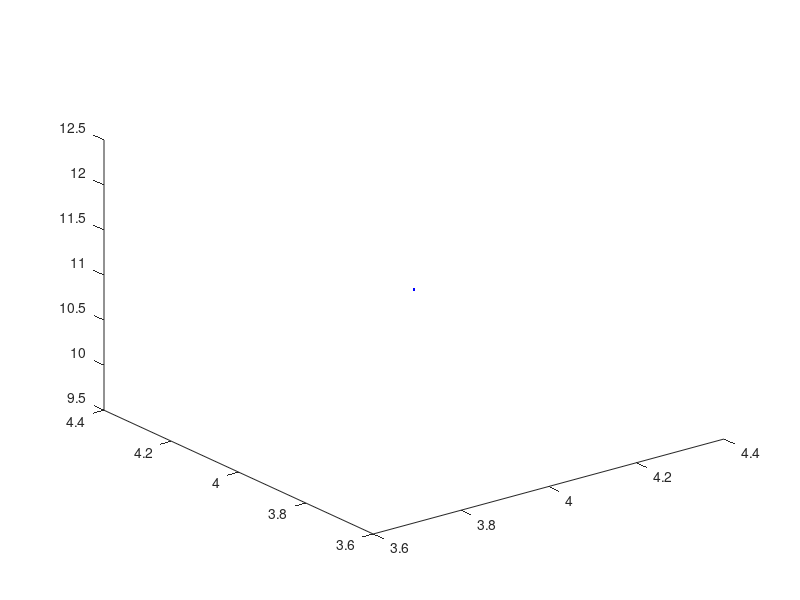

This chart was generated by the following MATLAB code:
b = [-2; 7; 3; 1] # Column vector
A = [ 1 0 0 6;
      0 1 0 -3;
      0 0 1 8;
      0 0 0 1]
x = A * b     # Solve the system Ax = b
plot3(4,4,11,".b","LineWidth",2)